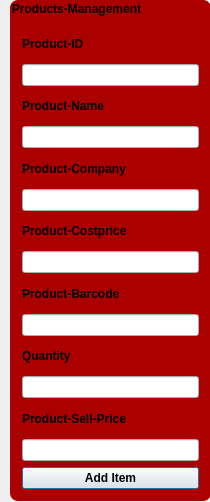
<?xml version="1.0" encoding="UTF-8"?>
<ui version="4.0">
 <class>Stock</class>
 <widget class="QDialog" name="Stock">
  <property name="geometry">
   <rect>
    <x>0</x>
    <y>0</y>
    <width>210</width>
    <height>502</height>
   </rect>
  </property>
  <property name="windowTitle">
   <string>Dialog</string>
  </property>
  <property name="styleSheet">
   <string notr="true">#groupBox{

background:rgb(170, 0, 0);
border-radius:8px;

}</string>
  </property>
  <widget class="QGroupBox" name="groupBox">
   <property name="geometry">
    <rect>
     <x>10</x>
     <y>0</y>
     <width>201</width>
     <height>501</height>
    </rect>
   </property>
   <property name="font">
    <font>
     <weight>75</weight>
     <bold>true</bold>
    </font>
   </property>
   <property name="title">
    <string>Products-Management</string>
   </property>
   <layout class="QVBoxLayout" name="verticalLayout">
    <item>
     <widget class="QLabel" name="label">
      <property name="font">
       <font>
        <weight>75</weight>
        <bold>true</bold>
       </font>
      </property>
      <property name="styleSheet">
       <string notr="true">#groupBox{

background:rgb(170, 0, 0);
border-radius:8px;

}</string>
      </property>
      <property name="text">
       <string>Product-ID</string>
      </property>
     </widget>
    </item>
    <item>
     <widget class="QLineEdit" name="lineEdit_ProductID"/>
    </item>
    <item>
     <widget class="QLabel" name="label_2">
      <property name="font">
       <font>
        <weight>75</weight>
        <bold>true</bold>
       </font>
      </property>
      <property name="text">
       <string>Product-Name </string>
      </property>
     </widget>
    </item>
    <item>
     <widget class="QLineEdit" name="lineEdit_ProductName"/>
    </item>
    <item>
     <widget class="QLabel" name="label_3">
      <property name="font">
       <font>
        <weight>75</weight>
        <bold>true</bold>
       </font>
      </property>
      <property name="text">
       <string>Product-Company</string>
      </property>
     </widget>
    </item>
    <item>
     <widget class="QLineEdit" name="lineEdit_ProductCompany"/>
    </item>
    <item>
     <widget class="QLabel" name="label_4">
      <property name="font">
       <font>
        <weight>75</weight>
        <bold>true</bold>
       </font>
      </property>
      <property name="text">
       <string>Product-Costprice</string>
      </property>
     </widget>
    </item>
    <item>
     <widget class="QLineEdit" name="lineEdit_Productcostprice"/>
    </item>
    <item>
     <widget class="QLabel" name="label_5">
      <property name="font">
       <font>
        <weight>75</weight>
        <bold>true</bold>
       </font>
      </property>
      <property name="text">
       <string>Product-Barcode</string>
      </property>
     </widget>
    </item>
    <item>
     <widget class="QLineEdit" name="lineEdit_Productbarcode"/>
    </item>
    <item>
     <widget class="QLabel" name="label_6">
      <property name="font">
       <font>
        <weight>75</weight>
        <bold>true</bold>
       </font>
      </property>
      <property name="text">
       <string>Quantity</string>
      </property>
     </widget>
    </item>
    <item>
     <widget class="QLineEdit" name="lineEdit_Quantity"/>
    </item>
    <item>
     <widget class="QLabel" name="label_7">
      <property name="font">
       <font>
        <weight>75</weight>
        <bold>true</bold>
       </font>
      </property>
      <property name="text">
       <string>Product-Sell-Price</string>
      </property>
     </widget>
    </item>
    <item>
     <widget class="QLineEdit" name="lineEdit_ProductSP"/>
    </item>
    <item>
     <widget class="QPushButton" name="pushButton">
      <property name="font">
       <font>
        <weight>75</weight>
        <bold>true</bold>
       </font>
      </property>
      <property name="text">
       <string>Add Item</string>
      </property>
     </widget>
    </item>
   </layout>
  </widget>
 </widget>
 <resources/>
 <connections/>
</ui>
